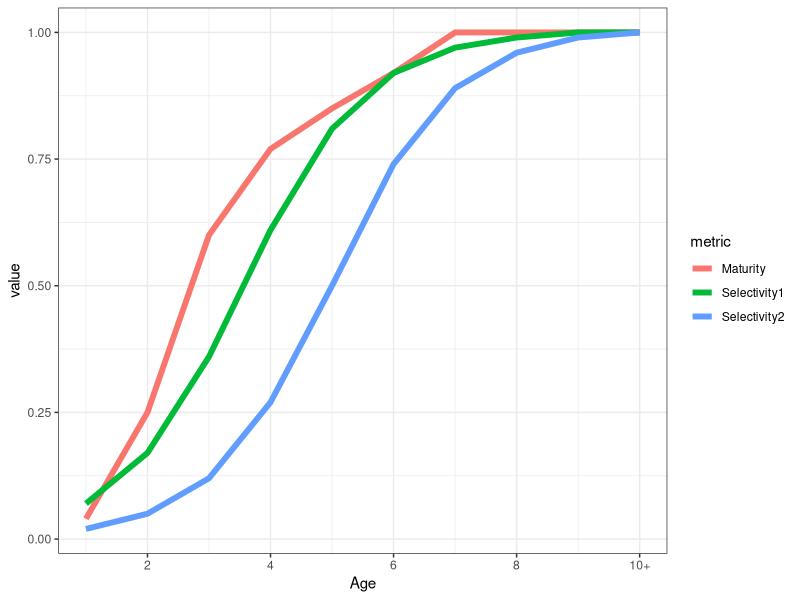
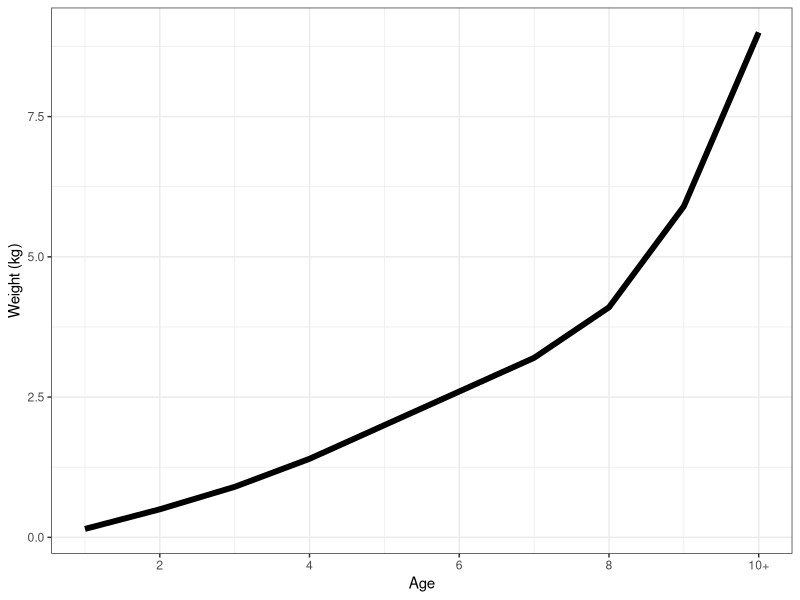

Write the R code that produced these figures, in order.
# basics.R
# plot maturity, selectivities, and weight at age

library(tidyverse)

dat <- read.csv("demonstrations/chris/basics/atage.csv")
dat

datlong <- dat %>%
  pivot_longer(cols = -1, names_to = "metric", values_to = "value")
datlong

matselplot <- ggplot(filter(datlong, metric != "Weight"), aes(x=Age, y=value)) +
  geom_line(aes(color = metric), lwd=2) +
  scale_x_continuous(breaks = seq(2, 10, 2), labels = c("2", "4", "6", "8", "10+")) +
  theme_bw()
ggsave(filename = "demonstrations/chris/basics/matselplot.png", matselplot, width = 6, height = 4, units = "in")

waaplot <- ggplot(filter(datlong, metric == "Weight"), aes(x=Age, y=value)) +
  geom_line(lwd=2) +
  scale_x_continuous(breaks = seq(2, 10, 2), labels = c("2", "4", "6", "8", "10+")) +
  labs(y="Weight (kg)") +
  theme_bw()
ggsave(filename = "demonstrations/chris/basics/waaplot.png", waaplot, width = 5, height = 4, units = "in")

